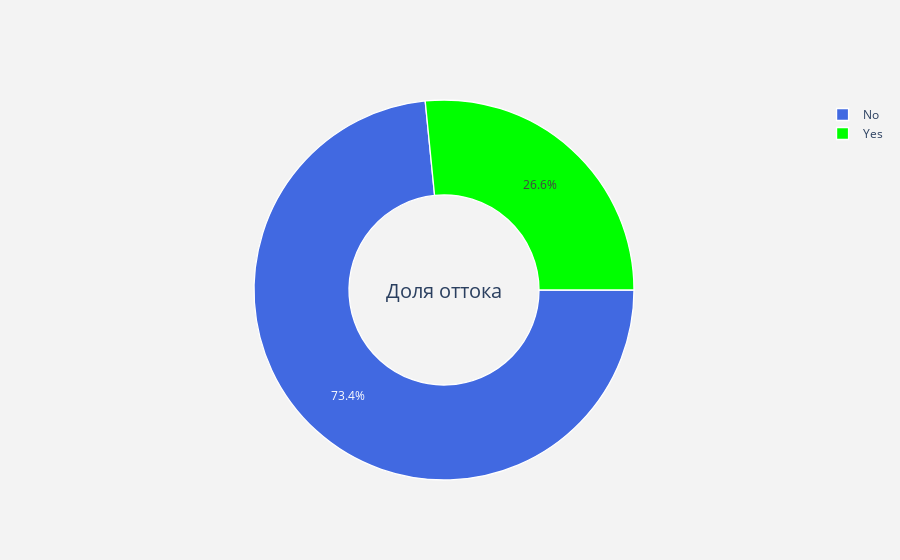

Here is the notebook cell this chart was saved with:
### Markdown cell above
## 2.2. Визуализация доли оттока в базе данных

### Code cell
print(telcom['Churn'].value_counts())

#лейблы
lab = telcom["Churn"].value_counts().keys().tolist()

#значения
val = telcom["Churn"].value_counts().values.tolist()

trace = go.Pie(labels = lab ,
               values = val ,
               marker = dict(colors =  [ 'royalblue' ,'lime'],
                             line = dict(color = "white",
                                         width =  1.3)
                            ),
               rotation = 90,
               hoverinfo = "label+value+text",
               hole = .5,
              )
layout = go.Layout(dict(
                        #title = "Churn rate",
                        plot_bgcolor  = "rgb(243,243,243)",
                        paper_bgcolor = "rgb(243,243,243)",
                        annotations = [
                                          {
                                           "font": {
                                                      "size": 20
                                                    },
                                            "showarrow": False,
                                            "text": "Доля оттока",
                                           
                                          }
                        ]
                       )
                  )
data = [trace]
fig = go.Figure(data = data, layout = layout)

configure_plotly_browser_state()
fig.show()

#plotly.__version__

### Figure 1 — Plotly figure (JSON) as saved in the notebook; plotly's stock layout.template omitted (floating-point values rounded to 4 significant figures)
{"data": [{"labels": ["No", "Yes"], "values": [5163, 1869], "hoverinfo": "label+value+text", "marker": {"colors": ["royalblue", "lime"], "line": {"color": "white", "width": 1.3}}, "hole": 0.5, "type": "pie", "rotation": 90}], "layout": {"paper_bgcolor": "rgb(243,243,243)", "plot_bgcolor": "rgb(243,243,243)", "annotations": [{"text": "Доля оттока", "font": {"size": 20}, "showarrow": false}]}}
